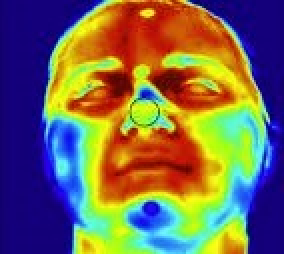
#> input picture Python/Major project/RGB_thermal/thermal_10.jpg, 142 x 127 px, found by its file name (shown 2 times larger)
$ python TempDet.py
#> lines starting #> are read from the running program, lines starting #| are printed output that depends on the picture; after the words box and inside, x2 and y2 are one past the last pixel; in counts of white or black regions, pixels touching at a corner belong together
import numpy as np
import cv2
import sys

face_cascade = cv2.CascadeClassifier('cascade.xml')

img = cv2.imread('D:/GITHUB/MyFiles-master/Python/Major project/RGB_thermal/thermal_10.jpg')
#> img is the input picture: shape (127, 142, 3); mean B, G, R 87.2, 104.4, 117.9

img = cv2.resize(img, (500, 500))
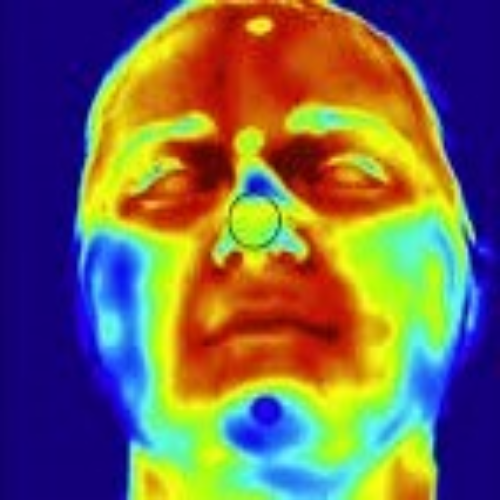
#> img: shape (500, 500, 3); mean B, G, R 87, 104.3, 117.8

gray = cv2.cvtColor(img, cv2.COLOR_BGR2GRAY)
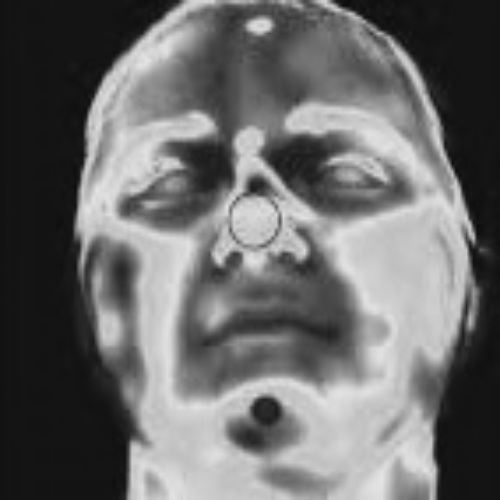
#> gray: shape (500, 500); min 11, max 228, mean 106.4

faces = face_cascade.detectMultiScale(gray,1.01,7)
#> faces = [[44, 17, 235, 235]]
flag=0
for (x,y,w,h) in faces:
    img_dect = cv2.rectangle(img,(x,y),(x+int(1.4*w),y+int(1.4*h)),(0,200,0),3)
    if x>=0:
        flag=1
#> this loop made 1 pass
#> (x, y, w, h, flag) on pass 1: (44, 17, 235, 235, 1)
#> pass 1, `img_dect = cv2.rectangle(img,(x,y),(x+int(1.4*w),y+int(1.4*h)),(0,200,..`:
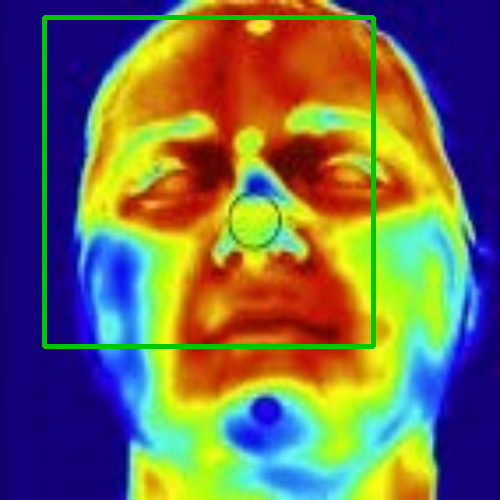
#> img_dect: shape (500, 500, 3); mean B, G, R 85.2, 107.5, 114.6

cv2.imshow('img',img)

if flag==1:
    crop_img = img[y:y+int(1.4*h), x:x+int(1.4*w)]
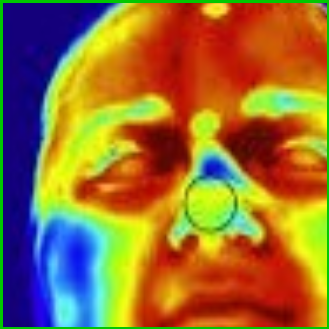
#> crop_img: shape (329, 329, 3); mean B, G, R 52.8, 111.1, 150.7
    cv2.imshow("cropped", crop_img)

if flag==0:
    cv2.waitKey(0)
    cv2.destroyAllWindows()
    sys.exit("No face detected")

# crop_img=cv2.cvtColor(crop_img, cv2.COLOR_BGR2RGB)

lower = np.array([0,0,170])
higher=np.array([35,35,255])
mask=cv2.inRange(crop_img,lower,higher)
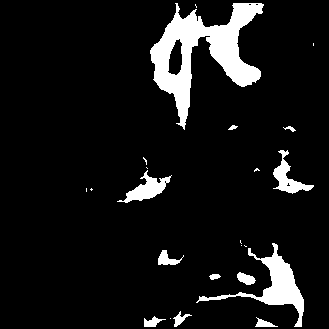
#> mask: shape (329, 329); 8.5% white; 23 white regions (11 under 20 px)


cont,_=cv2.findContours(mask,cv2.RETR_EXTERNAL,cv2.CHAIN_APPROX_NONE)
#> cont = 23 contours, 12 with area under 20; largest, box (x1, y1, x2, y2) and area: (150, 3, 264, 130) 5361, (196, 243, 304, 327) 1633, (117, 170, 172, 203) 576, (273, 150, 314, 194) 529, (158, 250, 184, 265) 156
cont_img=cv2.drawContours(crop_img,cont,-1,100,3)
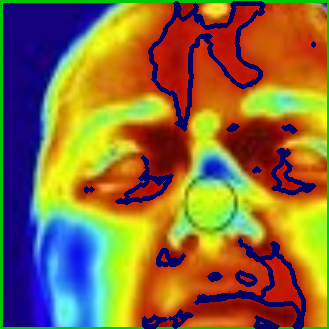
#> cont_img: shape (329, 329, 3); mean B, G, R 59.3, 108.7, 138.5


for cnt in cont:

    x,y,w,h=cv2.boundingRect(cnt)
    if w>30:
        print(w,h)
        cv2.rectangle(crop_img,(x,y),(x+w,y+h),(255,255,255),3)
#> this loop made 23 passes
#> (x, y, w, h) on passes 1, 2, 3, 4, 5, 6, 7, 9, 10, 11, 13, 14: (170, 318, 1, 1), (255, 317, 23, 10), (144, 316, 22, 11), (173, 311, 19, 16), (209, 274, 12, 6), (237, 272, 19, 13), (158, 250, 26, 15), (241, 245, 1, 1), (196, 243, 108, 84), (240, 240, 2, 4), (86, 188, 1, 4), (117, 170, 55, 33)
#> (cnt, x, y, w, h) on passes 8, 12, 16, 21: ([[244, 245], [245, 246], [246, 246], [245, 246]], 244, 245, 3, 2), ([[91, 188], [90, 189], [91, 190], [92, 189]], 90, 188, 3, 3), ([[146, 167], [147, 168]], 146, 167, 2, 2), ([[313, 43], [313, 44], [313, 45], [313, 44]], 313, 43, 1, 3)
#| 108 84
#| 55 33
#| 41 44
#| 114 127
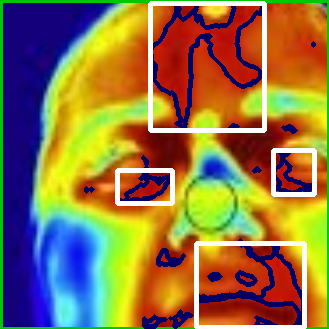
#> crop_img: shape (329, 329, 3); 5.45% of pixels changed, all inside (x1, y1, x2, y2) = (115, 1, 317, 329)

cv2.imshow('mask',crop_img)


cv2.waitKey(0)
cv2.destroyAllWindows()

$ run again, with Python/Major project/RGB_thermal/thermal_12.jpg copied over Python/Major project/RGB_thermal/thermal_10.jpg
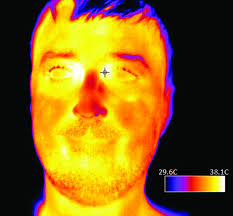
#> input picture Python/Major project/RGB_thermal/thermal_12.jpg, 233 x 216 px, found by its file name
#> img is the input picture: shape (216, 233, 3); mean B, G, R 23.6, 96.4, 134.1
#> img: shape (500, 500, 3)
#> faces = [[27, 16, 252, 252]]
#> the loop `for (x,y,w,h) in faces:` made 1 pass
#> (x, y, w, h, flag) on pass 1: (27, 16, 252, 252, 1)
#> `mask=cv2.inRange(crop_img,lower,higher)`:
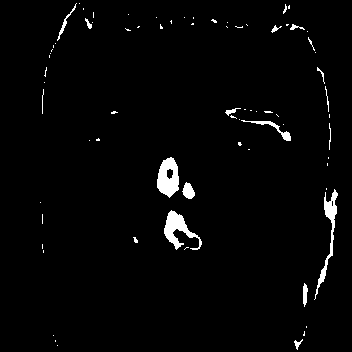
#> mask: shape (352, 352); 2.3% white; 75 white regions (58 under 20 px)
#> cont = 75 contours, 64 with area under 20; largest, box (x1, y1, x2, y2) and area: (157, 157, 179, 198) 622, (164, 210, 202, 250) 514, (314, 189, 338, 300) 392, (241, 120, 291, 141) 128, (182, 182, 195, 199) 125
#> the loop `for cnt in cont: ` made 75 passes
#> (x, y, w, h) on passes 1, 3, 4, 5, 7, 9, 10, 11: (57, 345, 1, 1), (294, 339, 9, 11), (53, 335, 1, 1), (303, 331, 2, 5), (303, 283, 5, 24), (184, 247, 5, 3), (42, 244, 1, 5), (133, 237, 5, 6)
#> (printed output is left out)
#> after the loop `for cnt in cont:`:
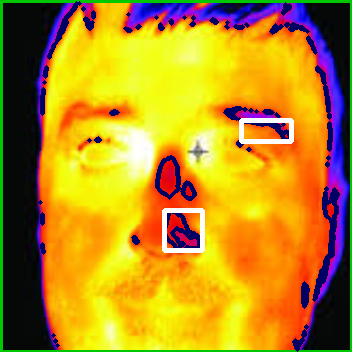
#> crop_img: shape (352, 352, 3); mean B, G, R 32.2, 141.3, 183.3
